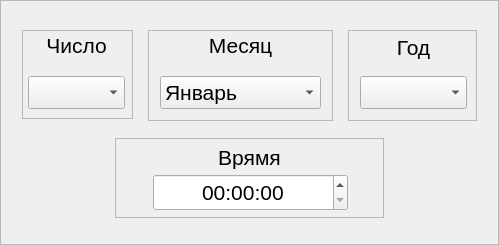
<ui version="4.0">
 <class>TimeDateEdit</class>
 <widget class="QFrame" name="TimeDateEdit">
  <property name="geometry">
   <rect>
    <x>0</x>
    <y>0</y>
    <width>499</width>
    <height>245</height>
   </rect>
  </property>
  <property name="windowTitle">
   <string>Frame</string>
  </property>
  <property name="frameShape">
   <enum>QFrame::StyledPanel</enum>
  </property>
  <property name="frameShadow">
   <enum>QFrame::Raised</enum>
  </property>
  <widget class="QFrame" name="frame">
   <property name="geometry">
    <rect>
     <x>22</x>
     <y>30</y>
     <width>111</width>
     <height>89</height>
    </rect>
   </property>
   <property name="frameShape">
    <enum>QFrame::StyledPanel</enum>
   </property>
   <property name="frameShadow">
    <enum>QFrame::Raised</enum>
   </property>
   <widget class="QLabel" name="label">
    <property name="geometry">
     <rect>
      <x>1</x>
      <y>2</y>
      <width>107</width>
      <height>27</height>
     </rect>
    </property>
    <property name="font">
     <font>
      <pointsize>16</pointsize>
     </font>
    </property>
    <property name="text">
     <string>&lt;html&gt;&lt;head/&gt;&lt;body&gt;&lt;p align=&quot;center&quot;&gt;Число&lt;/p&gt;&lt;/body&gt;&lt;/html&gt;</string>
    </property>
   </widget>
   <widget class="QComboBox" name="DateBox">
    <property name="geometry">
     <rect>
      <x>6</x>
      <y>46</y>
      <width>97</width>
      <height>33</height>
     </rect>
    </property>
    <property name="font">
     <font>
      <pointsize>16</pointsize>
     </font>
    </property>
   </widget>
  </widget>
  <widget class="QFrame" name="frame_2">
   <property name="geometry">
    <rect>
     <x>148</x>
     <y>30</y>
     <width>185</width>
     <height>91</height>
    </rect>
   </property>
   <property name="frameShape">
    <enum>QFrame::StyledPanel</enum>
   </property>
   <property name="frameShadow">
    <enum>QFrame::Raised</enum>
   </property>
   <widget class="QLabel" name="label_2">
    <property name="geometry">
     <rect>
      <x>2</x>
      <y>2</y>
      <width>181</width>
      <height>27</height>
     </rect>
    </property>
    <property name="font">
     <font>
      <pointsize>16</pointsize>
     </font>
    </property>
    <property name="text">
     <string>&lt;html&gt;&lt;head/&gt;&lt;body&gt;&lt;p align=&quot;center&quot;&gt;Месяц&lt;/p&gt;&lt;/body&gt;&lt;/html&gt;</string>
    </property>
   </widget>
   <widget class="QComboBox" name="MonthBox">
    <property name="geometry">
     <rect>
      <x>12</x>
      <y>46</y>
      <width>161</width>
      <height>33</height>
     </rect>
    </property>
    <property name="font">
     <font>
      <pointsize>16</pointsize>
     </font>
    </property>
    <item>
     <property name="text">
      <string>Январь</string>
     </property>
    </item>
    <item>
     <property name="text">
      <string>Февраль</string>
     </property>
    </item>
    <item>
     <property name="text">
      <string>Март</string>
     </property>
    </item>
    <item>
     <property name="text">
      <string>Апрель</string>
     </property>
    </item>
    <item>
     <property name="text">
      <string>Май</string>
     </property>
    </item>
    <item>
     <property name="text">
      <string>Июнь</string>
     </property>
    </item>
    <item>
     <property name="text">
      <string>Июль</string>
     </property>
    </item>
    <item>
     <property name="text">
      <string>Август</string>
     </property>
    </item>
    <item>
     <property name="text">
      <string>Сентябрь</string>
     </property>
    </item>
    <item>
     <property name="text">
      <string>Октябрь</string>
     </property>
    </item>
    <item>
     <property name="text">
      <string>Ноябрь</string>
     </property>
    </item>
    <item>
     <property name="text">
      <string>Декабрь</string>
     </property>
    </item>
   </widget>
  </widget>
  <widget class="QFrame" name="frame_3">
   <property name="geometry">
    <rect>
     <x>348</x>
     <y>30</y>
     <width>129</width>
     <height>91</height>
    </rect>
   </property>
   <property name="frameShape">
    <enum>QFrame::StyledPanel</enum>
   </property>
   <property name="frameShadow">
    <enum>QFrame::Raised</enum>
   </property>
   <widget class="QLabel" name="label_3">
    <property name="geometry">
     <rect>
      <x>4</x>
      <y>4</y>
      <width>123</width>
      <height>27</height>
     </rect>
    </property>
    <property name="font">
     <font>
      <pointsize>16</pointsize>
     </font>
    </property>
    <property name="text">
     <string>&lt;html&gt;&lt;head/&gt;&lt;body&gt;&lt;p align=&quot;center&quot;&gt;Год&lt;/p&gt;&lt;/body&gt;&lt;/html&gt;</string>
    </property>
   </widget>
   <widget class="QComboBox" name="YearBox">
    <property name="geometry">
     <rect>
      <x>12</x>
      <y>46</y>
      <width>107</width>
      <height>33</height>
     </rect>
    </property>
    <property name="font">
     <font>
      <pointsize>16</pointsize>
     </font>
    </property>
   </widget>
  </widget>
  <widget class="QFrame" name="frame_4">
   <property name="geometry">
    <rect>
     <x>115</x>
     <y>138</y>
     <width>269</width>
     <height>80</height>
    </rect>
   </property>
   <property name="frameShape">
    <enum>QFrame::StyledPanel</enum>
   </property>
   <property name="frameShadow">
    <enum>QFrame::Raised</enum>
   </property>
   <widget class="QLabel" name="label_4">
    <property name="geometry">
     <rect>
      <x>4</x>
      <y>2</y>
      <width>261</width>
      <height>35</height>
     </rect>
    </property>
    <property name="text">
     <string>&lt;html&gt;&lt;head/&gt;&lt;body&gt;&lt;p align=&quot;center&quot;&gt;&lt;span style=&quot; font-size:16pt;&quot;&gt;Врямя&lt;/span&gt;&lt;/p&gt;&lt;/body&gt;&lt;/html&gt;</string>
    </property>
   </widget>
   <widget class="QTimeEdit" name="timeEdit">
    <property name="geometry">
     <rect>
      <x>38</x>
      <y>36</y>
      <width>195</width>
      <height>37</height>
     </rect>
    </property>
    <property name="font">
     <font>
      <pointsize>16</pointsize>
     </font>
    </property>
    <property name="layoutDirection">
     <enum>Qt::LeftToRight</enum>
    </property>
    <property name="alignment">
     <set>Qt::AlignCenter</set>
    </property>
   </widget>
  </widget>
 </widget>
 <resources/>
 <connections/>
</ui>
